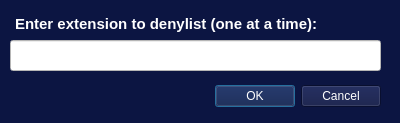
<?xml version="1.0" encoding="UTF-8"?>
<ui version="4.0">
 <class>addExeToDenylistDialog</class>
 <widget class="QDialog" name="addExeToDenylistDialog">
  <property name="geometry">
   <rect>
    <x>0</x>
    <y>0</y>
    <width>400</width>
    <height>123</height>
   </rect>
  </property>
  <property name="palette">
   <palette>
    <active>
     <colorrole role="WindowText">
      <brush brushstyle="SolidPattern">
       <color alpha="255">
        <red>255</red>
        <green>255</green>
        <blue>255</blue>
       </color>
      </brush>
     </colorrole>
     <colorrole role="Button">
      <brush brushstyle="SolidPattern">
       <color alpha="255">
        <red>12</red>
        <green>21</green>
        <blue>66</blue>
       </color>
      </brush>
     </colorrole>
     <colorrole role="Light">
      <brush brushstyle="SolidPattern">
       <color alpha="255">
        <red>18</red>
        <green>31</green>
        <blue>99</blue>
       </color>
      </brush>
     </colorrole>
     <colorrole role="Midlight">
      <brush brushstyle="SolidPattern">
       <color alpha="255">
        <red>15</red>
        <green>26</green>
        <blue>82</blue>
       </color>
      </brush>
     </colorrole>
     <colorrole role="Dark">
      <brush brushstyle="SolidPattern">
       <color alpha="255">
        <red>6</red>
        <green>10</green>
        <blue>33</blue>
       </color>
      </brush>
     </colorrole>
     <colorrole role="Mid">
      <brush brushstyle="SolidPattern">
       <color alpha="255">
        <red>8</red>
        <green>14</green>
        <blue>44</blue>
       </color>
      </brush>
     </colorrole>
     <colorrole role="Text">
      <brush brushstyle="SolidPattern">
       <color alpha="255">
        <red>255</red>
        <green>255</green>
        <blue>255</blue>
       </color>
      </brush>
     </colorrole>
     <colorrole role="BrightText">
      <brush brushstyle="SolidPattern">
       <color alpha="255">
        <red>255</red>
        <green>255</green>
        <blue>255</blue>
       </color>
      </brush>
     </colorrole>
     <colorrole role="ButtonText">
      <brush brushstyle="SolidPattern">
       <color alpha="255">
        <red>255</red>
        <green>255</green>
        <blue>255</blue>
       </color>
      </brush>
     </colorrole>
     <colorrole role="Base">
      <brush brushstyle="SolidPattern">
       <color alpha="255">
        <red>0</red>
        <green>0</green>
        <blue>0</blue>
       </color>
      </brush>
     </colorrole>
     <colorrole role="Window">
      <brush brushstyle="SolidPattern">
       <color alpha="255">
        <red>12</red>
        <green>21</green>
        <blue>66</blue>
       </color>
      </brush>
     </colorrole>
     <colorrole role="Shadow">
      <brush brushstyle="SolidPattern">
       <color alpha="255">
        <red>0</red>
        <green>0</green>
        <blue>0</blue>
       </color>
      </brush>
     </colorrole>
     <colorrole role="AlternateBase">
      <brush brushstyle="SolidPattern">
       <color alpha="255">
        <red>6</red>
        <green>10</green>
        <blue>33</blue>
       </color>
      </brush>
     </colorrole>
     <colorrole role="ToolTipBase">
      <brush brushstyle="SolidPattern">
       <color alpha="255">
        <red>255</red>
        <green>255</green>
        <blue>220</blue>
       </color>
      </brush>
     </colorrole>
     <colorrole role="ToolTipText">
      <brush brushstyle="SolidPattern">
       <color alpha="255">
        <red>0</red>
        <green>0</green>
        <blue>0</blue>
       </color>
      </brush>
     </colorrole>
     <colorrole role="PlaceholderText">
      <brush brushstyle="SolidPattern">
       <color alpha="127">
        <red>255</red>
        <green>255</green>
        <blue>255</blue>
       </color>
      </brush>
     </colorrole>
     <colorrole role="Accent">
      <brush brushstyle="SolidPattern">
       <color alpha="255">
        <red>0</red>
        <green>0</green>
        <blue>0</blue>
       </color>
      </brush>
     </colorrole>
    </active>
    <inactive>
     <colorrole role="WindowText">
      <brush brushstyle="SolidPattern">
       <color alpha="255">
        <red>255</red>
        <green>255</green>
        <blue>255</blue>
       </color>
      </brush>
     </colorrole>
     <colorrole role="Button">
      <brush brushstyle="SolidPattern">
       <color alpha="255">
        <red>12</red>
        <green>21</green>
        <blue>66</blue>
       </color>
      </brush>
     </colorrole>
     <colorrole role="Light">
      <brush brushstyle="SolidPattern">
       <color alpha="255">
        <red>18</red>
        <green>31</green>
        <blue>99</blue>
       </color>
      </brush>
     </colorrole>
     <colorrole role="Midlight">
      <brush brushstyle="SolidPattern">
       <color alpha="255">
        <red>15</red>
        <green>26</green>
        <blue>82</blue>
       </color>
      </brush>
     </colorrole>
     <colorrole role="Dark">
      <brush brushstyle="SolidPattern">
       <color alpha="255">
        <red>6</red>
        <green>10</green>
        <blue>33</blue>
       </color>
      </brush>
     </colorrole>
     <colorrole role="Mid">
      <brush brushstyle="SolidPattern">
       <color alpha="255">
        <red>8</red>
        <green>14</green>
        <blue>44</blue>
       </color>
      </brush>
     </colorrole>
     <colorrole role="Text">
      <brush brushstyle="SolidPattern">
       <color alpha="255">
        <red>255</red>
        <green>255</green>
        <blue>255</blue>
       </color>
      </brush>
     </colorrole>
     <colorrole role="BrightText">
      <brush brushstyle="SolidPattern">
       <color alpha="255">
        <red>255</red>
        <green>255</green>
        <blue>255</blue>
       </color>
      </brush>
     </colorrole>
     <colorrole role="ButtonText">
      <brush brushstyle="SolidPattern">
       <color alpha="255">
        <red>255</red>
        <green>255</green>
        <blue>255</blue>
       </color>
      </brush>
     </colorrole>
     <colorrole role="Base">
      <brush brushstyle="SolidPattern">
       <color alpha="255">
        <red>0</red>
        <green>0</green>
        <blue>0</blue>
       </color>
      </brush>
     </colorrole>
     <colorrole role="Window">
      <brush brushstyle="SolidPattern">
       <color alpha="255">
        <red>12</red>
        <green>21</green>
        <blue>66</blue>
       </color>
      </brush>
     </colorrole>
     <colorrole role="Shadow">
      <brush brushstyle="SolidPattern">
       <color alpha="255">
        <red>0</red>
        <green>0</green>
        <blue>0</blue>
       </color>
      </brush>
     </colorrole>
     <colorrole role="AlternateBase">
      <brush brushstyle="SolidPattern">
       <color alpha="255">
        <red>6</red>
        <green>10</green>
        <blue>33</blue>
       </color>
      </brush>
     </colorrole>
     <colorrole role="ToolTipBase">
      <brush brushstyle="SolidPattern">
       <color alpha="255">
        <red>255</red>
        <green>255</green>
        <blue>220</blue>
       </color>
      </brush>
     </colorrole>
     <colorrole role="ToolTipText">
      <brush brushstyle="SolidPattern">
       <color alpha="255">
        <red>0</red>
        <green>0</green>
        <blue>0</blue>
       </color>
      </brush>
     </colorrole>
     <colorrole role="PlaceholderText">
      <brush brushstyle="SolidPattern">
       <color alpha="127">
        <red>255</red>
        <green>255</green>
        <blue>255</blue>
       </color>
      </brush>
     </colorrole>
     <colorrole role="Accent">
      <brush brushstyle="SolidPattern">
       <color alpha="255">
        <red>0</red>
        <green>0</green>
        <blue>0</blue>
       </color>
      </brush>
     </colorrole>
    </inactive>
    <disabled>
     <colorrole role="WindowText">
      <brush brushstyle="SolidPattern">
       <color alpha="255">
        <red>6</red>
        <green>10</green>
        <blue>33</blue>
       </color>
      </brush>
     </colorrole>
     <colorrole role="Button">
      <brush brushstyle="SolidPattern">
       <color alpha="255">
        <red>12</red>
        <green>21</green>
        <blue>66</blue>
       </color>
      </brush>
     </colorrole>
     <colorrole role="Light">
      <brush brushstyle="SolidPattern">
       <color alpha="255">
        <red>18</red>
        <green>31</green>
        <blue>99</blue>
       </color>
      </brush>
     </colorrole>
     <colorrole role="Midlight">
      <brush brushstyle="SolidPattern">
       <color alpha="255">
        <red>15</red>
        <green>26</green>
        <blue>82</blue>
       </color>
      </brush>
     </colorrole>
     <colorrole role="Dark">
      <brush brushstyle="SolidPattern">
       <color alpha="255">
        <red>6</red>
        <green>10</green>
        <blue>33</blue>
       </color>
      </brush>
     </colorrole>
     <colorrole role="Mid">
      <brush brushstyle="SolidPattern">
       <color alpha="255">
        <red>8</red>
        <green>14</green>
        <blue>44</blue>
       </color>
      </brush>
     </colorrole>
     <colorrole role="Text">
      <brush brushstyle="SolidPattern">
       <color alpha="255">
        <red>6</red>
        <green>10</green>
        <blue>33</blue>
       </color>
      </brush>
     </colorrole>
     <colorrole role="BrightText">
      <brush brushstyle="SolidPattern">
       <color alpha="255">
        <red>255</red>
        <green>255</green>
        <blue>255</blue>
       </color>
      </brush>
     </colorrole>
     <colorrole role="ButtonText">
      <brush brushstyle="SolidPattern">
       <color alpha="255">
        <red>6</red>
        <green>10</green>
        <blue>33</blue>
       </color>
      </brush>
     </colorrole>
     <colorrole role="Base">
      <brush brushstyle="SolidPattern">
       <color alpha="255">
        <red>12</red>
        <green>21</green>
        <blue>66</blue>
       </color>
      </brush>
     </colorrole>
     <colorrole role="Window">
      <brush brushstyle="SolidPattern">
       <color alpha="255">
        <red>12</red>
        <green>21</green>
        <blue>66</blue>
       </color>
      </brush>
     </colorrole>
     <colorrole role="Shadow">
      <brush brushstyle="SolidPattern">
       <color alpha="255">
        <red>0</red>
        <green>0</green>
        <blue>0</blue>
       </color>
      </brush>
     </colorrole>
     <colorrole role="AlternateBase">
      <brush brushstyle="SolidPattern">
       <color alpha="255">
        <red>12</red>
        <green>21</green>
        <blue>66</blue>
       </color>
      </brush>
     </colorrole>
     <colorrole role="ToolTipBase">
      <brush brushstyle="SolidPattern">
       <color alpha="255">
        <red>255</red>
        <green>255</green>
        <blue>220</blue>
       </color>
      </brush>
     </colorrole>
     <colorrole role="ToolTipText">
      <brush brushstyle="SolidPattern">
       <color alpha="255">
        <red>0</red>
        <green>0</green>
        <blue>0</blue>
       </color>
      </brush>
     </colorrole>
     <colorrole role="PlaceholderText">
      <brush brushstyle="SolidPattern">
       <color alpha="127">
        <red>6</red>
        <green>10</green>
        <blue>33</blue>
       </color>
      </brush>
     </colorrole>
     <colorrole role="Accent">
      <brush brushstyle="SolidPattern">
       <color alpha="255">
        <red>8</red>
        <green>15</green>
        <blue>47</blue>
       </color>
      </brush>
     </colorrole>
    </disabled>
   </palette>
  </property>
  <property name="windowTitle">
   <string>Denylist File Extension</string>
  </property>
  <widget class="QDialogButtonBox" name="exeDenylistDialogButtons">
   <property name="geometry">
    <rect>
     <x>40</x>
     <y>80</y>
     <width>341</width>
     <height>32</height>
    </rect>
   </property>
   <property name="orientation">
    <enum>Qt::Orientation::Horizontal</enum>
   </property>
   <property name="standardButtons">
    <set>QDialogButtonBox::StandardButton::Cancel|QDialogButtonBox::StandardButton::Ok</set>
   </property>
  </widget>
  <widget class="QTextBrowser" name="addExeTitle">
   <property name="geometry">
    <rect>
     <x>10</x>
     <y>10</y>
     <width>371</width>
     <height>31</height>
    </rect>
   </property>
   <property name="styleSheet">
    <string notr="true">background:transparent</string>
   </property>
   <property name="html">
    <string>&lt;!DOCTYPE HTML PUBLIC &quot;-//W3C//DTD HTML 4.0//EN&quot; &quot;http://www.w3.org/TR/REC-html40/strict.dtd&quot;&gt;
&lt;html&gt;&lt;head&gt;&lt;meta name=&quot;qrichtext&quot; content=&quot;1&quot; /&gt;&lt;meta charset=&quot;utf-8&quot; /&gt;&lt;style type=&quot;text/css&quot;&gt;
p, li { white-space: pre-wrap; }
hr { height: 1px; border-width: 0; }
li.unchecked::marker { content: &quot;\2610&quot;; }
li.checked::marker { content: &quot;\2612&quot;; }
&lt;/style&gt;&lt;/head&gt;&lt;body style=&quot; font-family:'Ubuntu Sans'; font-size:11pt; font-weight:400; font-style:normal;&quot;&gt;
&lt;p style=&quot; margin-top:0px; margin-bottom:0px; margin-left:0px; margin-right:0px; -qt-block-indent:0; text-indent:0px;&quot;&gt;&lt;span style=&quot; font-weight:700; color:#ffffff;&quot;&gt;Enter extension to denylist (one at a time):&lt;/span&gt;&lt;/p&gt;&lt;/body&gt;&lt;/html&gt;</string>
   </property>
  </widget>
  <widget class="QLineEdit" name="lineEdit">
   <property name="geometry">
    <rect>
     <x>10</x>
     <y>40</y>
     <width>371</width>
     <height>31</height>
    </rect>
   </property>
   <property name="styleSheet">
    <string notr="true">background:white</string>
   </property>
  </widget>
 </widget>
 <resources/>
 <connections>
  <connection>
   <sender>exeDenylistDialogButtons</sender>
   <signal>accepted()</signal>
   <receiver>addExeToDenylistDialog</receiver>
   <slot>accept()</slot>
   <hints>
    <hint type="sourcelabel">
     <x>248</x>
     <y>254</y>
    </hint>
    <hint type="destinationlabel">
     <x>157</x>
     <y>274</y>
    </hint>
   </hints>
  </connection>
  <connection>
   <sender>exeDenylistDialogButtons</sender>
   <signal>rejected()</signal>
   <receiver>addExeToDenylistDialog</receiver>
   <slot>reject()</slot>
   <hints>
    <hint type="sourcelabel">
     <x>316</x>
     <y>260</y>
    </hint>
    <hint type="destinationlabel">
     <x>286</x>
     <y>274</y>
    </hint>
   </hints>
  </connection>
 </connections>
</ui>
